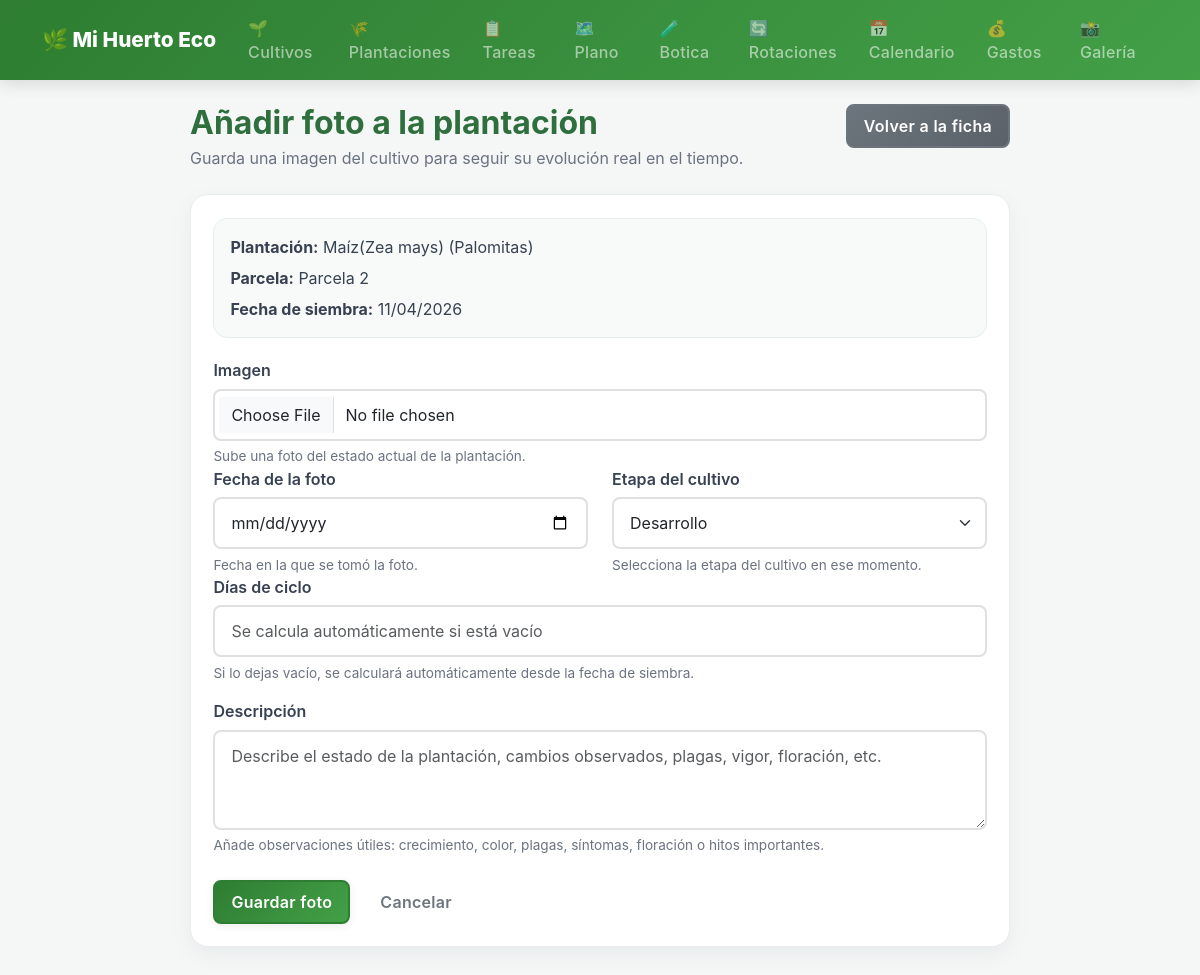
Page /plantaciones/16/fotos/nueva/ on the committed database.
### gestion_huerto/models.py (models this page shows, shortened)
class Plantacion(models.Model):
    PROCEDENCIA_CHOICES = [
        ('semilla_propia', 'Semilla Propia'),
        ('compra_local', 'Compra Local'),
        ('ajero corella', 'Ajero Corella'),
        ('piensos muga', 'Piensos Muga'),
        ('cintruenigo', 'Cintruenigo'),
        ('otro', 'Otro'),
    ]
    parcela = models.ForeignKey(Parcela, on_delete=models.CASCADE, related_name='plantaciones')
    cultivo = models.ForeignKey(Cultivo, on_delete=models.CASCADE, related_name='plantaciones')
    variedad = models.ForeignKey(Variedad, on_delete=models.SET_NULL, null=True, blank=True, related_name='plantaciones')
    columna_inicio = models.PositiveIntegerField()
    fila_inicio = models.PositiveIntegerField()
    columna_fin = models.PositiveIntegerField()
    fila_fin = models.PositiveIntegerField()
    distancia_personalizada = models.DecimalField(max_digits=5, decimal_places=2, null=True, blank=True, help_text="Distancia en cm entre plantas")
    precio_unitario_cosecha = models.DecimalField(max_digits=8, decimal_places=2, null=True, blank=True)
    origen_plantel = models.CharField(
        max_length=100,
        blank=True,
        help_text="Ej: semillero propio, vivero local, intercambio, etc."
    )
    observaciones_seguimiento = models.TextField(
        blank=True,
        help_text="Resumen general del seguimiento del cultivo"
    )
    TIPO_SIEMBRA_CHOICES = [
        ('terreno', 'Siembra en terreno'),
        ('semillero', 'Siembra en semillero'),
    ]
    tipo_siembra = models.CharField(
        max_length=20,
        choices=TIPO_SIEMBRA_CHOICES,
        default='terreno',
        help_text="¿Dónde se siembra? (terreno directamente o semillero para trasplantar)"
    )
    ESTADO_CHOICES = [
        ('planificada', 'Planificada'),
        ('sembrada', 'Sembrada'),
        ('germinada', 'Germinada'),
        ('trasplantada', 'Trasplantada'),
        ('en_cultivo', 'En cultivo'),
        ('en_cosecha', 'En cosecha'),
        ('finalizada', 'Finalizada'),
        ('perdida', 'Perdida'),
    ]
    estado = models.CharField(
        max_length=20,
        choices=ESTADO_CHOICES,
        default='sembrada',
        help_text="Estado actual de la plantación"
    )
    fecha_germinado_estimado = models.DateField(null=True, blank=True, help_text="Fecha prevista para la germinación")
    fecha_germinado_real = models.DateField(null=True, blank=True, help_text="Fecha en que germinó")
    fecha_siembra = models.DateField(null=True, blank=True, help_text="Deprecated: usar fecha_siembra_real")
    fecha_trasplante = models.DateField(null=True, blank=True, help_text="Fecha de trasplante (si aplica)")
    MODO_IMPLANTACION_CHOICES = [
        ('directa', 'Siembra directa'),
        ('semillero', 'Desde semillero'),
        ('plantel', 'Plantel comprado'),
    ]
    modo_implantacion = models.CharField(
        max_length=20,
        choices=MODO_IMPLANTACION_CHOICES,
        default='directa',
        blank=False,
        verbose_name='Modo de implantación',
        help_text='Cómo entra el cultivo al terreno definitivo.'
    )
    fecha_recoleccion_inicio = models.DateField(null=True, blank=True, help_text="Fecha prevista para inicio de cosecha")
    fecha_recoleccion_esperada = models.DateField(null=True, blank=True, help_text="Deprecated: usar fecha_recoleccion_inicio")
    procedencia = models.CharField(
        max_length=20,
        choices=PROCEDENCIA_CHOICES,
        default='otro',
        help_text="Origen de la planta o semilla"
    )
    notas = models.TextField(blank=True)
    objects = PlantacionQuerySet.as_manager()
    @property
    def nombre_completo(self):
        if self.variedad:
            return f"{self.cultivo.nombre} ({self.variedad.nombre})"
        return self.cultivo.nombre
    cantidad = models.PositiveIntegerField(
    null=True, blank=True,
    help_text="Número de plantas plantadas"
    )
    class Meta:
        verbose_name = "Plantación"
        verbose_name_plural = "Plantaciones"
        ordering = ['-fecha_siembra']

class Cultivo(models.Model):
    FAMILIA_CHOICES = [
        ('solanaceas',    'Solanáceas (Tomate, Pimiento, Berenjena, Patata)'),
        ('cucurbitaceas', 'Cucurbitáceas (Calabaza, Calabacín, Pepino, Melón)'),
        ('cruciferas',    'Crucíferas (Brócoli, Repollo, Coliflor, Rábano)'),
        ('hoja',          'Hoja (Lechuga, Espinaca, Acelga)'),
        ('umbeliferas',   'Umbelíferas (Zanahoria, Apio, Perejil, Hinojo)'),
        ('leguminosas',   'Leguminosas (Haba, Guisante, Judía, Alubia)'),
        ('aliaceas',      'Alíaceas (Ajo, Cebolla, Puerro, Cebolleta)'),
        ('gramineas',     'Gramíneas (Maíz, Trigo)'),
        ('compuestas',    'Compuestas (Alcachofa, Girasol)'),
        ('otros',         'Otros'),
    ]
    TIPO_CULTIVO_CHOICES = [
        ('hortaliza', 'Hortaliza'),
        ('frutal', 'Frutal'),
        ('flor', 'Flor'),
    ]
    GRUPO_ROTACION_CHOICES = [
        ('fruto', 'Grupo A — Fruto (Solanáceas, Cucurbitáceas)'),
        ('hoja_raiz', 'Grupo B — Hoja/Raíz (Crucíferas, Lechugas, Zanahorias)'),
        ('leguminosa', 'Grupo C — Leguminosa (Fija nitrógeno)'),
        ('bulbo', 'Grupo D — Bulbo/Limpieza (Aliáceas)'),
    ]
    grupo_rotacion = models.CharField(
        max_length=20,
        choices=GRUPO_ROTACION_CHOICES,
        blank=True,
        help_text="Grupo de rotación al que pertenece el cultivo"
    )
    tipo_cultivo = models.CharField(
        max_length=20,
        choices=TIPO_CULTIVO_CHOICES,
        default='hortaliza',
        help_text="Hortaliza, frutal o flor"
    )
    es_perenne = models.BooleanField(
        default=False,
        help_text="Marca si la planta permanece varios años (ej. frutales, aromáticas perennes)"
    )
    nombre = models.CharField(max_length=100, unique=True)
    familia = models.CharField(max_length=20, choices=FAMILIA_CHOICES, default='otros')
    emoji = models.CharField(max_length=10, blank=True, default='🌱')
    requiere_trasplante = models.BooleanField(default=False)
    clasificacion_rotacion = models.CharField(max_length=100, blank=True)
    epoca_siembra = models.CharField(max_length=50, blank=True)
    epoca_trasplante = models.CharField(max_length=50, blank=True)
    epoca_recoleccion = models.CharField(max_length=50, blank=True)
    dias_ciclo = models.PositiveIntegerField(null=True, blank=True)
    marco_plantacion = models.CharField(max_length=100, blank=True)
    distancia_plantas = models.PositiveIntegerField(null=True, blank=True)
    distancia_lineas = models.PositiveIntegerField(null=True, blank=True)
    profundidad_siembra = models.CharField(max_length=50, blank=True)
    meses_siembra = models.CharField(max_length=50, blank=True)
    meses_trasplante = models.CharField(max_length=50, blank=True)
    meses_recoleccion = models.CharField(max_length=50, blank=True)
    temp_min_germinacion = models.PositiveIntegerField(null=True, blank=True)
    temp_optima_germinacion = models.PositiveIntegerField(null=True, blank=True)
    temp_max_germinacion = models.PositiveIntegerField(null=True, blank=True)
    tiempo_germinacion = models.PositiveIntegerField(null=True, blank=True)
    riego = models.TextField(blank=True)
    abono = models.TextField(blank=True)
    mantenimiento = models.TextField(blank=True)
    plagas_comunes = models.TextField(blank=True)
    enfermedades_comunes = models.TextField(blank=True)
    observaciones = models.TextField(blank=True)
    notas_locales = models.TextField(blank=True)
    NO_RIEGO_INICIAL = {
        'patata', 'patatas',
        'judia', 'judias', 'judía', 'judías',
        'maiz', 'maíz',
    }
    class Meta:
        verbose_name = "Cultivo"
        verbose_name_plural = "Cultivos"
        ordering = ['nombre']

class Variedad(models.Model):
    nombre = models.CharField(max_length=100)
    cultivo = models.ForeignKey(Cultivo, on_delete=models.CASCADE, related_name='variedades')
    notas_locales = models.TextField(blank=True)
    class Meta:
        verbose_name = "Variedad"
        verbose_name_plural = "Variedades"
        unique_together = ['nombre', 'cultivo']

class Parcela(models.Model):
    TIPO_TABLA_CHOICES = [
        (1, 'Tabla 1 (17x12 Rectangular)'),
        (2, 'Tabla 2 (Trapezoidal 6-12m)'),
        (3, 'Tabla 3 (Irregular 12-6m)'),
    ]
    nombre = models.CharField(max_length=100, unique=True)
    columnas = models.PositiveIntegerField(default=12)
    filas = models.PositiveIntegerField(default=12)
    tipo_tabla = models.PositiveIntegerField(
        choices=TIPO_TABLA_CHOICES,
        default=1,
        help_text="Tipo de tabla para validación geométrica (1=rectangular, 2=triangular, 3=diagonal)",
    )
    foto_general = models.ImageField(upload_to='parcelas/', blank=True, null=True)
    class Meta:
        verbose_name = "Parcela"
        verbose_name_plural = "Parcelas"

### gestion_huerto/views.py (the view)
# urls.py: path('plantaciones/<int:plantacion_id>/fotos/nueva/', views.agregar_foto_plantacion, name='agregar_foto_plantacion'),
def agregar_foto_plantacion(request, plantacion_id):
    plantacion = get_object_or_404(Plantacion, pk=plantacion_id)
    if request.method == 'POST':
        form = FotoPlantacionForm(request.POST, request.FILES)
        if form.is_valid():
            foto = form.save(commit=False)
            foto.plantacion = plantacion
            foto.save()
            messages.success(request, 'Foto añadida al diario de cultivo.')
            return redirect('detalle_plantacion', plantacion_id=plantacion.id)
    else:
        form = FotoPlantacionForm()
    return render(request, 'plantaciones/agregar_foto.html', {
        'form': form,
        'plantacion': plantacion,
    })

### gestion_huerto/templates/plantaciones/agregar_foto.html (shortened to what this page needs)
{% extends 'base.html' %}
{% block content %}
<div class="foto-page">
    <div class="foto-header d-flex justify-content-between align-items-start flex-wrap gap-3">
        <div>
            <h1 class="foto-title">Añadir foto a la plantación</h1>
            <p class="foto-subtitle">Guarda una imagen del cultivo para seguir su evolución real en el tiempo.</p>
        </div>
        <a href="{% url 'detalle_plantacion' plantacion.id %}" class="btn btn-secondary">Volver a la ficha</a>
    </div>
    <div class="card foto-card">
        <div class="card-body">
            <div class="resume-box">
                <p><strong>Plantación:</strong> {{ plantacion.nombre_completo }}</p>
                <p><strong>Parcela:</strong> {{ plantacion.parcela.nombre }}</p>
                <p><strong>Fecha de siembra:</strong>
                    {% if plantacion.fecha_siembra %}
                        {{ plantacion.fecha_siembra|date:"d/m/Y" }}
                    {% else %}
                        -
                    {% endif %}
                </p>
            </div>
            <form method="post" enctype="multipart/form-data">
                <div class="field-block">
                    <label class="field-label" for="{{ form.imagen.id_for_label }}">Imagen</label>
                    {{ form.imagen }}
                    {% if form.imagen.help_text %}
                        <div class="field-help">{{ form.imagen.help_text }}</div>
                    {% endif %}
                </div>
                <div class="row">
                    <div class="col-md-6">
                        <div class="field-block">
                            <label class="field-label" for="{{ form.fecha_foto.id_for_label }}">Fecha de la foto</label>
                            {{ form.fecha_foto }}
                            {% if form.fecha_foto.help_text %}
                                <div class="field-help">{{ form.fecha_foto.help_text }}</div>
                            {% endif %}
                        </div>
                    </div>
                    <div class="col-md-6">
                        <div class="field-block">
                            <label class="field-label" for="{{ form.tipo_foto.id_for_label }}">Etapa del cultivo</label>
                            {{ form.tipo_foto }}
                            {% if form.tipo_foto.help_text %}
                                <div class="field-help">{{ form.tipo_foto.help_text }}</div>
                            {% endif %}
                        </div>
                    </div>
                </div>
                <div class="field-block">
                    <label class="field-label" for="{{ form.dias_ciclo.id_for_label }}">Días de ciclo</label>
                    {{ form.dias_ciclo }}
                    {% if form.dias_ciclo.help_text %}
                        <div class="field-help">{{ form.dias_ciclo.help_text }}</div>
                    {% endif %}
                </div>
                <div class="field-block">
                    <label class="field-label" for="{{ form.descripcion.id_for_label }}">Descripción</label>
                    {{ form.descripcion }}
                    {% if form.descripcion.help_text %}
                        <div class="field-help">{{ form.descripcion.help_text }}</div>
                    {% endif %}
                </div>
                <div class="actions-row">
                    <button type="submit" class="btn btn-success">Guardar foto</button>
                    <a href="{% url 'detalle_plantacion' plantacion.id %}" class="btn btn-outline-secondary">Cancelar</a>
                </div>
            </form>
        </div>
    </div>
</div>
{% endblock %}

### gestion_huerto/templates/base.html (style rules this page uses)
:root { --primary-green: #2e7d32; --secondary-green: #43a047; --light-green: #e8f5e9; --earth-brown: #8d6e63; --light-brown: #d7ccc8; --sun-yellow: #fbc02d; --water-blue: #1976d2; --light-blue: #e3f2fd; --alert-orange: #ff9800; --danger-red: #f44336; --success-color: #4caf50; --warning-color: #ffc107; --info-color: #17a2b8; --text-muted: #999; --text-dark: #333; --bg-light: #f4f7f6; --border-light: #e0e0e0; --shadow-sm: 0 2px 8px rgba(0,0,0,0.08); --shadow-md: 0 4px 16px rgba(0,0,0,0.12); --shadow-lg: 0 8px 24px rgba(0,0,0,0.15); --transition-smooth: all 0.3s cubic-bezier(0.4, 0, 0.2, 1); }
* { box-sizing: border-box; }
body { background-color: var(--bg-light); font-family: -apple-system, BlinkMacSystemFont, 'Segoe UI', Roboto, 'Helvetica Neue', Arial, sans-serif; color: var(--text-dark); }
.btn { font-weight: 600; letter-spacing: 0.3px; transition: var(--transition-smooth); border: 2px solid transparent; border-radius: 8px; position: relative; overflow: hidden; display: inline-flex; align-items: center; justify-content: center; gap: 6px; padding: 0.5rem 1rem; }
.btn::before { content: ''; position: absolute; top: 50%; left: 50%; width: 0; height: 0; border-radius: 50%; background: rgba(255, 255, 255, 0.3); transform: translate(-50%, -50%); transition: width 0.6s, height 0.6s; z-index: 0; }
.btn-success { background: linear-gradient(135deg, var(--primary-green), var(--secondary-green)); color: white; border-color: var(--primary-green); box-shadow: var(--shadow-sm); }
.btn-secondary { background: linear-gradient(135deg, #6c757d, #5a6268); color: white; border-color: #6c757d; }
.btn-outline-primary, .btn-outline-secondary, .btn-outline-danger { background: transparent; transition: var(--transition-smooth); }
.card { border: none; border-radius: 12px; box-shadow: var(--shadow-sm); transition: var(--transition-smooth); overflow: hidden; }
.card-body { padding: 1.5rem; }
a { text-decoration: none; transition: var(--transition-smooth); }
.form-control, .form-select { border: 2px solid var(--border-light); border-radius: 8px; transition: var(--transition-smooth); padding: 0.75rem 1rem; }

### gestion_huerto/templates/plantaciones/agregar_foto.html (style rules this page uses)
.foto-page { max-width: 820px; margin: 0 auto; padding-bottom: 2rem; }
.foto-header { margin-bottom: 1.5rem; }
.foto-title { font-size: 2rem; font-weight: 700; color: #2f6f3e; margin-bottom: 0.25rem; }
.foto-subtitle { color: #6b7280; margin-bottom: 0; }
.foto-card { border: 1px solid #e9ecef; border-radius: 18px; background: #ffffff; box-shadow: 0 8px 24px rgba(17, 24, 39, 0.05); }
.foto-card .card-body { padding: 1.4rem; }
.field-block + .field-block { margin-top: 1rem; }
.field-label { font-weight: 600; color: #374151; margin-bottom: 0.4rem; }
.field-help { font-size: 0.85rem; color: #6b7280; margin-top: 0.35rem; }
.resume-box { background: #f7faf8; border: 1px solid #e5efe8; border-radius: 14px; padding: 1rem; margin-bottom: 1.25rem; }
.resume-box p { margin-bottom: 0.45rem; color: #374151; }
.resume-box p:last-child { margin-bottom: 0; }
.actions-row { margin-top: 1.5rem; display: flex; gap: 0.75rem; flex-wrap: wrap; }

### rows in the picture
Plantacion: nombre_completo "Maíz(Zea mays) (Palomitas)", parcela.nombre "Parcela 2", fecha_siembra "11/04/2026"
